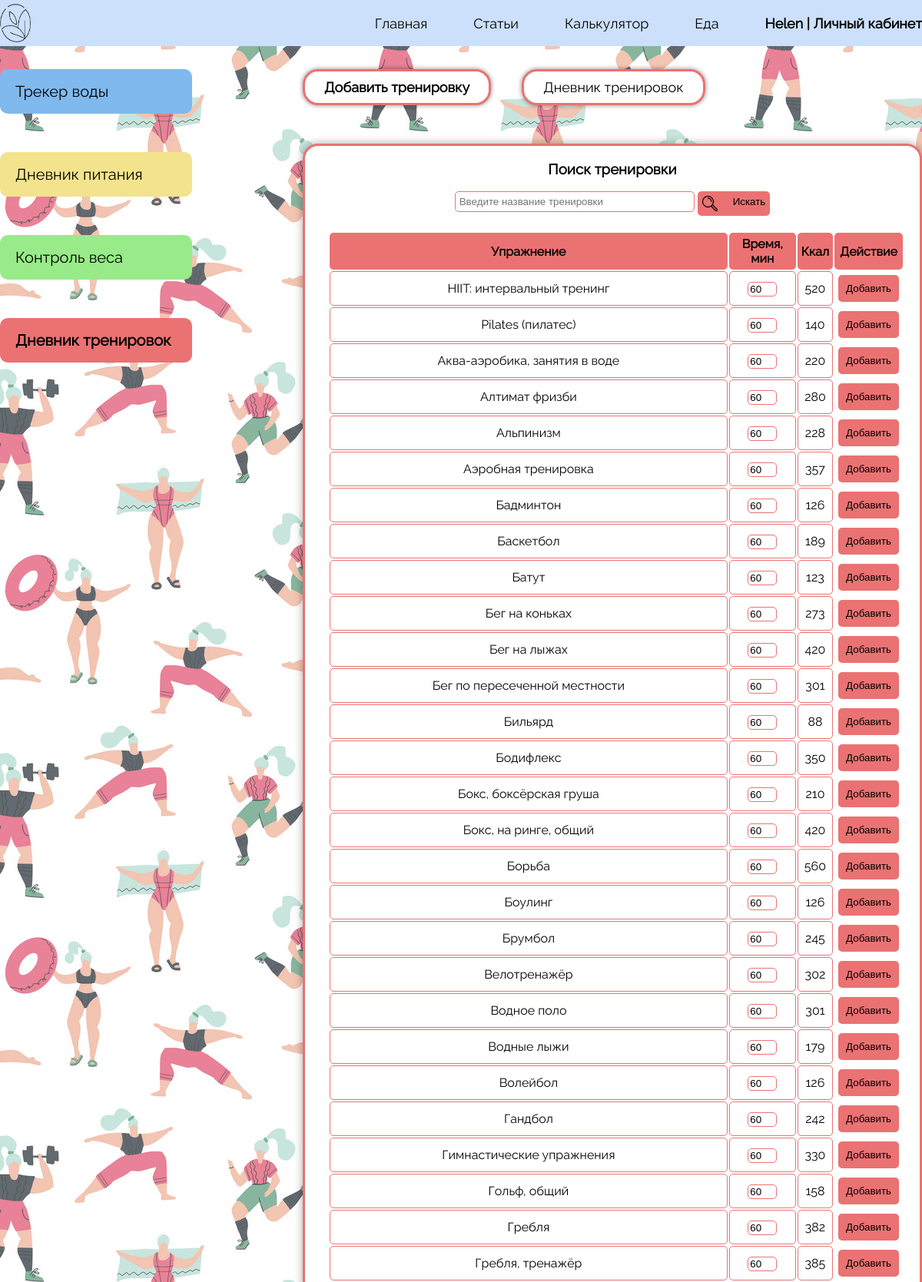
Screenshot of /personal_area/add_sport (signed in, upper part) with the database file from the repository.
### sport/models.py (models this page shows, shortened)
class Type_of_training(models.Model):
    type_training = models.CharField(max_length=255)
    kkal_in_hour = models.IntegerField(validators=[MaxValueValidator(2500)])
    class Meta:
        verbose_name = 'Виды тренировок'
        verbose_name_plural = 'Виды тренировок'
        ordering = ['type_training']

### sport/views.py (the view, shortened to what this page needs)
# urls.py: path('personal_area/add_sport', views.AddSport, name='add_sport'),
def AddSport(request):
    if request.user.is_authenticated:
        search_query = request.GET.get('search', '')
        error = "К сожалению, по Вашему запросу ничего не найдено..."
    else:
        return redirect('login')
    if search_query:
        data = Type_of_training.objects.filter(type_training__iregex=search_query)
        return render(request, 'sport/add_sport.html', {'data': data, 'error': error, 'value': search_query})
    else:
        data = Type_of_training.objects.all()
        return render(request, 'sport/add_sport.html', {'data': data, })

### sport/templates/sport/add_sport.html (shortened to what this page needs)
{% load static %}
<!DOCTYPE html>
<html lang="ru">
<head>
    <link href="{% static 'sport/css/style_add_sport.css' %}" rel="stylesheet">
</head>
<body style="background-image:url('{% static 'sport/img/sport_pattern_red_people.jpg' %}'); background-size: auto;">
<header>
        <div class = container>
            <div class="head">
                <a href="{% url 'home' %}"><img src="{% static 'registration/img/iconLogo.png' %}" alt="" class="logo"></a>
                <nav class="navigation">
                    <ul class="menu">
                        <li class="text">
                            <a href="{% url 'home' %}">Главная</a>
                        </li>
                        <li class="text">
                            <a href="{% url 'articles' %}">Статьи</a>
                        </li>
                        <li class="text">
                            <a href="{% url 'calculator' %}">Калькулятор</a>
                        </li>
                        <li class="text">
                            <a href="{% url 'product_selection' %}">Еда</a>
                        </li>
                        {% if request.user.is_authenticated %}
                            <li class="text">
                                <a href="{% url 'personalArea' %}" style="font-weight: bold">{{ user.username }} | Личный кабинет</a>
                            </li>
                        {% else %}
                            <li class="text">
                                <a href="{% url 'login' %}">Войти</a> | <a href="{% url 'registration_field' %}">Регистрация</a>
                            </li>
                        {% endif %}
                    </ul>
                </nav>
            </div>
        </div>
</header>
<div id="wrapper">
    <div class="leftSide">
            <div onclick="location.href='{% url 'add_water' %}'" class="water"><a href="{% url 'add_water' %}" class="water_but">Трекер воды</a></div>
            <div onclick="location.href='{% url 'search' %}'" class="food"><a href="{% url 'search' %}" class="food_but">Дневник питания</a></div>
            <div onclick="location.href='{% url 'add_weight' %}'" class="weightControl"><a href="{% url 'add_weight' %}" class="weight_but">Контроль веса</a></div>
            <div onclick="location.href='{% url 'add_sport' %}'" class="sport"><a href="{% url 'add_sport' %}" class="sport_but">Дневник тренировок</a></div>
    </div>
    <div class="rightSide">
        <div class="selectOption">
            <ul>
                <li><a href="{% url 'add_sport' %}" style="font-weight: bold">Добавить тренировку</a></li>
                <li><a href="{% url 'sport_diary' %}" class="diary">Дневник тренировок</a></li>
            </ul>
        </div>
        <div class="rectangle">
            <h3 align="center">Поиск тренировки</h3>
            <center>
                <form action="{% url 'add_sport' %}">
                    <input class="searchProducts" minlength="2" placeholder="Введите название тренировки" name="search" value="{{ value }}" style="width: 300px; padding: 5px; border: 1px solid #EB7272; border-radius: 5px">
                    <button class="search_button" type="submit" style="background-color: #EB7272; cursor: pointer; border: none; border-radius: 5px; padding: 6px">
                        <img src="{% static 'food_diary/img/lupa.png'%}" class="lupa" style="height: 20px; width: auto">Искать
                    </button>
                </form>
            </center>
            {% if data %}
            <center>
                <table class="table_sort">
                    <thead>
                        <tr>
                            <th style="background-color: #EB7272; border: none; border-radius: 5px;">Упражнение</th>
                            <th style="background-color: #EB7272; border: none; border-radius: 5px;">Время, мин</th>
                            <th style="background-color: #EB7272; border: none; border-radius: 5px;">Ккал</th>
                            <th style="background-color: #EB7272; border: none; border-radius: 5px;">Действие</th>
                        </tr>
                    </thead>
                    {% for i in data %}
                    <form id="form" method="post">
                        <tr>
                            <td align="center" style="border: 1px solid #EB7272; border-radius: 5px;">{{ i.type_training }}</td>
                            <td align="center" style="border: 1px solid #EB7272; border-radius: 5px;"><input id="{{ i.id }}"  min="0" type="number" value="60" name="training_time" style="width: 32px; border: 1px solid #EB7272; border-radius: 5px"></td>
                            <td align="center" style="border: 1px solid #EB7272; border-radius: 5px;">{{ i.kkal_in_hour }}</td>
                            <td align="center">
                                <button name="{{ i.id }}" class="add_button" onclick="getdetails(this)" style="cursor: pointer; background-color: #EB7272; border: none; border-radius: 5px; padding: 10px;">Добавить</button></td>
                        </tr>
                    </form>
                    {% endfor %}
                </table>
            </center>
            {% else %}
                <h3 style="text-align: center; ">{{ error }}</h3>
            {% endif %}
        </div>
    </div>
</div>
</body>
</html>

### sport/static/sport/css/style_add_sport.css (style rules this page uses)
body { padding: 0; margin: 0; font-family: "Raleway"; overflow-x: hidden; }
header { background-color: #CCE0FB; width: 100%; height: 60px; }
.head { margin: 0 auto; width: 1200px; }
.logo { margin-top: 5px; width: 40px; height: 50px; float: left; }
.navigation { float: right; }
.menu { padding: 0; margin: 0; display: block; }
.menu li a { color: black; text-decoration: none; font-size: 18px; }
.text { margin-top: 20px; float: left; display: block; margin-left: 60px; }
#wrapper { width: 1200px; margin-left: auto; margin-right: auto; margin-top: 30px; }
.leftSide { float: left; }
.leftSide div { list-style-type: none; margin-bottom: 50px; display: block; width: 250px; padding-top: 17px; padding-bottom: 17px; border-radius: 10px; cursor: pointer; }
.leftSide div a { color: black; text-decoration: none; text-align: center; padding-right: 0; padding-left: 20px; font-size: 20px; }
.water { background-color: #80B9ED; }
.food { background-color: #F3E38D; }
.weightControl { background-color: #98EB88; }
.sport { background-color: #EB7272; font-weight: bold; }
.rightSide { float: right; margin-top: 0; }
.selectOption { column-count: 2; width: 670px; column-width: 500px; margin-bottom: 20px; }
.selectOption ul { padding: 0; margin: 0; }
.selectOption ul li { list-style-type: none; }
.selectOption ul li a { color: black; text-decoration: none; font-size: 18px; background-color: #FFFFFF; border-radius: 20px; box-shadow: 0px 0px 4px 2px rgba(0, 0, 0, 0.25); padding: 10px 25px 10px 25px; border: 3px solid #EB7272; float: left; text-align: center; }
.diary { margin-left: 40px; }
.rectangle { width: 800px; background-color: #FFFFFF; box-shadow: 0px 0px 10px 2px rgba(0, 0, 0, 0.25); border-radius: 20px; margin-top: 50px; border: 3px solid #EB7272; }
.lupa { width: 30px; height: 30px; margin-right: 20px; float: left; }
table, th, td { margin-left: 30px; margin-right: 20px; margin-top: 20px; }
th, td { padding: 5px; }
th { cursor: pointer; }

### rows the page displays
Type_of_training: type_training "HIIT: интервальный тренинг", kkal_in_hour "520"
Type_of_training: type_training "Pilates (пилатес)", kkal_in_hour "140"
Type_of_training: type_training "Аква-аэробика, занятия в воде", kkal_in_hour "220"
Type_of_training: type_training "Алтимат фризби", kkal_in_hour "280"
Type_of_training: type_training "Альпинизм", kkal_in_hour "228"
Type_of_training: type_training "Аэробная тренировка", kkal_in_hour "357"
Type_of_training: type_training "Бадминтон", kkal_in_hour "126"
Type_of_training: type_training "Баскетбол", kkal_in_hour "189"
Type_of_training: type_training "Батут", training_time "60", kkal_in_hour "123"
Type_of_training: type_training "Бег на коньках", kkal_in_hour "273"
Type_of_training: type_training "Бег на лыжах", kkal_in_hour "420"
Type_of_training: type_training "Бег по пересеченной местности", kkal_in_hour "301"
Type_of_training: type_training "Бильярд", kkal_in_hour "88"
Type_of_training: type_training "Бодифлекс", kkal_in_hour "350"
Type_of_training: type_training "Бокс, боксёрская груша", kkal_in_hour "210"
Type_of_training: type_training "Бокс, на ринге, общий", kkal_in_hour "420"
Type_of_training: type_training "Борьба", kkal_in_hour "560"
Type_of_training: type_training "Боулинг", kkal_in_hour "126"
Type_of_training: type_training "Брумбол", kkal_in_hour "245"
Type_of_training: type_training "Велотренажёр", kkal_in_hour "302"
Type_of_training: type_training "Водное поло", kkal_in_hour "301"
Type_of_training: type_training "Водные лыжи", kkal_in_hour "179"
Type_of_training: type_training "Волейбол", kkal_in_hour "126"
Type_of_training: type_training "Гандбол", kkal_in_hour "242"
Type_of_training: type_training "Гимнастические упражнения", kkal_in_hour "330"
Type_of_training: type_training "Гольф, общий", kkal_in_hour "158"
Type_of_training: type_training "Гребля", kkal_in_hour "382"
Type_of_training: type_training "Гребля, тренажёр", kkal_in_hour "385"

### other values shown
{{ user.username }} "Helen"
